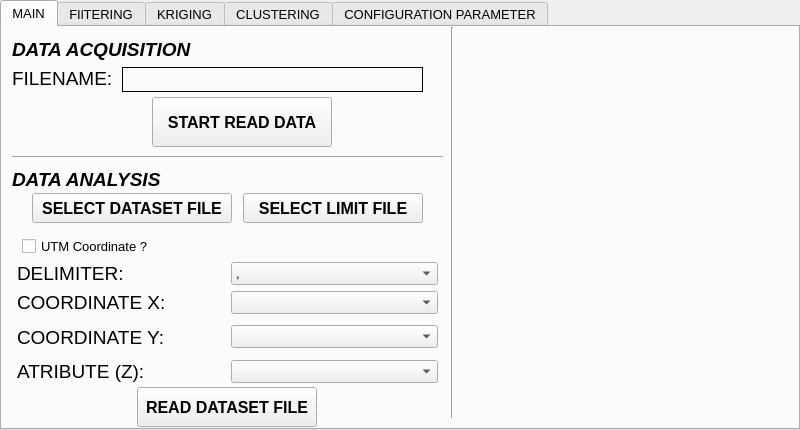
<?xml version="1.0" encoding="UTF-8"?>
<ui version="4.0">
 <class>dagapy</class>
 <widget class="QTabWidget" name="dagapy">
  <property name="geometry">
   <rect>
    <x>0</x>
    <y>0</y>
    <width>800</width>
    <height>430</height>
   </rect>
  </property>
  <property name="font">
   <font>
    <pointsize>10</pointsize>
   </font>
  </property>
  <property name="windowTitle">
   <string>DAGAPy</string>
  </property>
  <property name="windowIcon">
   <iconset>
    <normaloff>icon.png</normaloff>icon.png</iconset>
  </property>
  <property name="currentIndex">
   <number>0</number>
  </property>
  <widget class="QWidget" name="main">
   <attribute name="title">
    <string>MAIN</string>
   </attribute>
   <widget class="Line" name="line_3">
    <property name="geometry">
     <rect>
      <x>10</x>
      <y>120</y>
      <width>431</width>
      <height>20</height>
     </rect>
    </property>
    <property name="orientation">
     <enum>Qt::Horizontal</enum>
    </property>
   </widget>
   <widget class="QLabel" name="label_27">
    <property name="geometry">
     <rect>
      <x>10</x>
      <y>30</y>
      <width>101</width>
      <height>42</height>
     </rect>
    </property>
    <property name="font">
     <font>
      <pointsize>14</pointsize>
      <weight>50</weight>
      <italic>false</italic>
      <bold>false</bold>
     </font>
    </property>
    <property name="text">
     <string>FILENAME:</string>
    </property>
   </widget>
   <widget class="QPushButton" name="start_read">
    <property name="geometry">
     <rect>
      <x>150</x>
      <y>70</y>
      <width>180</width>
      <height>50</height>
     </rect>
    </property>
    <property name="minimumSize">
     <size>
      <width>180</width>
      <height>50</height>
     </size>
    </property>
    <property name="maximumSize">
     <size>
      <width>180</width>
      <height>50</height>
     </size>
    </property>
    <property name="font">
     <font>
      <pointsize>12</pointsize>
      <weight>75</weight>
      <italic>false</italic>
      <bold>true</bold>
     </font>
    </property>
    <property name="text">
     <string>START READ DATA</string>
    </property>
   </widget>
   <widget class="QLabel" name="label_44">
    <property name="geometry">
     <rect>
      <x>10</x>
      <y>10</y>
      <width>271</width>
      <height>25</height>
     </rect>
    </property>
    <property name="font">
     <font>
      <pointsize>14</pointsize>
      <weight>75</weight>
      <italic>true</italic>
      <bold>true</bold>
     </font>
    </property>
    <property name="text">
     <string>DATA ACQUISITION</string>
    </property>
   </widget>
   <widget class="QLabel" name="label_54">
    <property name="geometry">
     <rect>
      <x>10</x>
      <y>140</y>
      <width>231</width>
      <height>25</height>
     </rect>
    </property>
    <property name="font">
     <font>
      <pointsize>14</pointsize>
      <weight>75</weight>
      <italic>true</italic>
      <bold>true</bold>
     </font>
    </property>
    <property name="text">
     <string>DATA ANALYSIS</string>
    </property>
   </widget>
   <widget class="QLabel" name="file_write">
    <property name="geometry">
     <rect>
      <x>120</x>
      <y>40</y>
      <width>301</width>
      <height>25</height>
     </rect>
    </property>
    <property name="minimumSize">
     <size>
      <width>0</width>
      <height>25</height>
     </size>
    </property>
    <property name="maximumSize">
     <size>
      <width>16777215</width>
      <height>25</height>
     </size>
    </property>
    <property name="font">
     <font>
      <pointsize>10</pointsize>
     </font>
    </property>
    <property name="frameShape">
     <enum>QFrame::Box</enum>
    </property>
    <property name="text">
     <string/>
    </property>
   </widget>
   <widget class="Line" name="line_7">
    <property name="geometry">
     <rect>
      <x>420</x>
      <y>0</y>
      <width>61</width>
      <height>391</height>
     </rect>
    </property>
    <property name="orientation">
     <enum>Qt::Vertical</enum>
    </property>
   </widget>
   <widget class="QPushButton" name="read_file">
    <property name="geometry">
     <rect>
      <x>135</x>
      <y>360</y>
      <width>180</width>
      <height>40</height>
     </rect>
    </property>
    <property name="minimumSize">
     <size>
      <width>150</width>
      <height>40</height>
     </size>
    </property>
    <property name="maximumSize">
     <size>
      <width>180</width>
      <height>40</height>
     </size>
    </property>
    <property name="font">
     <font>
      <pointsize>12</pointsize>
      <weight>75</weight>
      <italic>false</italic>
      <bold>true</bold>
     </font>
    </property>
    <property name="text">
     <string>READ DATASET FILE</string>
    </property>
   </widget>
   <widget class="QWidget" name="layoutWidget">
    <property name="geometry">
     <rect>
      <x>15</x>
      <y>235</y>
      <width>421</width>
      <height>121</height>
     </rect>
    </property>
    <layout class="QGridLayout" name="gridLayout">
     <item row="2" column="1" rowspan="2">
      <widget class="QComboBox" name="longi"/>
     </item>
     <item row="4" column="1">
      <widget class="QComboBox" name="atribute"/>
     </item>
     <item row="1" column="0">
      <widget class="QLabel" name="label_30">
       <property name="font">
        <font>
         <pointsize>14</pointsize>
         <weight>50</weight>
         <italic>false</italic>
         <bold>false</bold>
        </font>
       </property>
       <property name="text">
        <string>COORDINATE X:</string>
       </property>
      </widget>
     </item>
     <item row="1" column="1">
      <widget class="QComboBox" name="lat"/>
     </item>
     <item row="4" column="0">
      <widget class="QLabel" name="label_32">
       <property name="font">
        <font>
         <pointsize>14</pointsize>
         <weight>50</weight>
         <italic>false</italic>
         <bold>false</bold>
        </font>
       </property>
       <property name="text">
        <string>ATRIBUTE (Z):</string>
       </property>
      </widget>
     </item>
     <item row="2" column="0" rowspan="2">
      <widget class="QLabel" name="label_31">
       <property name="font">
        <font>
         <pointsize>14</pointsize>
         <weight>50</weight>
         <italic>false</italic>
         <bold>false</bold>
        </font>
       </property>
       <property name="text">
        <string>COORDINATE Y:</string>
       </property>
      </widget>
     </item>
     <item row="0" column="0">
      <widget class="QLabel" name="label_33">
       <property name="font">
        <font>
         <pointsize>14</pointsize>
         <weight>50</weight>
         <italic>false</italic>
         <bold>false</bold>
        </font>
       </property>
       <property name="text">
        <string>DELIMITER:</string>
       </property>
      </widget>
     </item>
     <item row="0" column="1">
      <widget class="QComboBox" name="delimiter">
       <item>
        <property name="text">
         <string>,</string>
        </property>
       </item>
       <item>
        <property name="text">
         <string>;</string>
        </property>
       </item>
       <item>
        <property name="text">
         <string/>
        </property>
       </item>
      </widget>
     </item>
    </layout>
   </widget>
   <widget class="QCheckBox" name="utm_check">
    <property name="geometry">
     <rect>
      <x>20</x>
      <y>210</y>
      <width>136</width>
      <height>18</height>
     </rect>
    </property>
    <property name="text">
     <string>UTM Coordinate ?</string>
    </property>
   </widget>
   <widget class="mplwidget" name="wdgt_main" native="true">
    <property name="geometry">
     <rect>
      <x>470</x>
      <y>20</y>
      <width>306</width>
      <height>351</height>
     </rect>
    </property>
   </widget>
   <widget class="QWidget" name="layoutWidget">
    <property name="geometry">
     <rect>
      <x>25</x>
      <y>165</y>
      <width>401</width>
      <height>32</height>
     </rect>
    </property>
    <layout class="QHBoxLayout" name="horizontalLayout_3">
     <item>
      <widget class="QPushButton" name="select_file">
       <property name="minimumSize">
        <size>
         <width>200</width>
         <height>30</height>
        </size>
       </property>
       <property name="maximumSize">
        <size>
         <width>180</width>
         <height>30</height>
        </size>
       </property>
       <property name="font">
        <font>
         <pointsize>12</pointsize>
         <weight>75</weight>
         <italic>false</italic>
         <bold>true</bold>
        </font>
       </property>
       <property name="text">
        <string>SELECT DATASET FILE</string>
       </property>
      </widget>
     </item>
     <item>
      <widget class="QPushButton" name="select_limit_file">
       <property name="minimumSize">
        <size>
         <width>150</width>
         <height>30</height>
        </size>
       </property>
       <property name="maximumSize">
        <size>
         <width>180</width>
         <height>30</height>
        </size>
       </property>
       <property name="font">
        <font>
         <pointsize>12</pointsize>
         <weight>75</weight>
         <italic>false</italic>
         <bold>true</bold>
        </font>
       </property>
       <property name="text">
        <string>SELECT LIMIT FILE</string>
       </property>
      </widget>
     </item>
    </layout>
   </widget>
   <zorder>layoutWidget</zorder>
   <zorder>layoutWidget</zorder>
   <zorder>line_3</zorder>
   <zorder>label_27</zorder>
   <zorder>start_read</zorder>
   <zorder>label_44</zorder>
   <zorder>label_54</zorder>
   <zorder>file_write</zorder>
   <zorder>line_7</zorder>
   <zorder>read_file</zorder>
   <zorder>utm_check</zorder>
   <zorder>wdgt_main</zorder>
  </widget>
  <widget class="QWidget" name="filter">
   <attribute name="title">
    <string>FIlTERING</string>
   </attribute>
   <widget class="QPushButton" name="fil_run">
    <property name="geometry">
     <rect>
      <x>290</x>
      <y>350</y>
      <width>180</width>
      <height>50</height>
     </rect>
    </property>
    <property name="minimumSize">
     <size>
      <width>180</width>
      <height>50</height>
     </size>
    </property>
    <property name="maximumSize">
     <size>
      <width>180</width>
      <height>50</height>
     </size>
    </property>
    <property name="font">
     <font>
      <pointsize>12</pointsize>
      <weight>75</weight>
      <italic>false</italic>
      <bold>true</bold>
     </font>
    </property>
    <property name="text">
     <string>PROCESS FILTERING</string>
    </property>
   </widget>
   <widget class="QWidget" name="layoutWidget">
    <property name="geometry">
     <rect>
      <x>15</x>
      <y>5</y>
      <width>766</width>
      <height>341</height>
     </rect>
    </property>
    <layout class="QHBoxLayout" name="horizontalLayout_2">
     <item>
      <widget class="mplwidget" name="wdgt_hist_before" native="true"/>
     </item>
     <item>
      <widget class="mplwidget" name="wdgt_hist_filter" native="true"/>
     </item>
    </layout>
   </widget>
  </widget>
  <widget class="QWidget" name="kriging">
   <attribute name="title">
    <string>KRIGING</string>
   </attribute>
   <widget class="QSplitter" name="splitter_14">
    <property name="geometry">
     <rect>
      <x>310</x>
      <y>10</y>
      <width>290</width>
      <height>0</height>
     </rect>
    </property>
    <property name="orientation">
     <enum>Qt::Vertical</enum>
    </property>
    <widget class="QSplitter" name="splitter_3">
     <property name="orientation">
      <enum>Qt::Horizontal</enum>
     </property>
    </widget>
   </widget>
   <widget class="Line" name="line_5">
    <property name="geometry">
     <rect>
      <x>250</x>
      <y>10</y>
      <width>46</width>
      <height>376</height>
     </rect>
    </property>
    <property name="orientation">
     <enum>Qt::Vertical</enum>
    </property>
   </widget>
   <widget class="QPushButton" name="show_grid">
    <property name="geometry">
     <rect>
      <x>30</x>
      <y>165</y>
      <width>200</width>
      <height>60</height>
     </rect>
    </property>
    <property name="minimumSize">
     <size>
      <width>200</width>
      <height>60</height>
     </size>
    </property>
    <property name="maximumSize">
     <size>
      <width>200</width>
      <height>60</height>
     </size>
    </property>
    <property name="font">
     <font>
      <pointsize>12</pointsize>
      <weight>50</weight>
      <italic>false</italic>
      <bold>false</bold>
     </font>
    </property>
    <property name="text">
     <string>SHOW GRID</string>
    </property>
   </widget>
   <widget class="QPushButton" name="show_krig_error">
    <property name="geometry">
     <rect>
      <x>30</x>
      <y>305</y>
      <width>200</width>
      <height>60</height>
     </rect>
    </property>
    <property name="minimumSize">
     <size>
      <width>200</width>
      <height>60</height>
     </size>
    </property>
    <property name="maximumSize">
     <size>
      <width>200</width>
      <height>60</height>
     </size>
    </property>
    <property name="font">
     <font>
      <pointsize>12</pointsize>
      <weight>50</weight>
      <italic>false</italic>
      <bold>false</bold>
     </font>
    </property>
    <property name="text">
     <string>SHOW STD MAP</string>
    </property>
   </widget>
   <widget class="QPushButton" name="show_semiv">
    <property name="geometry">
     <rect>
      <x>30</x>
      <y>95</y>
      <width>200</width>
      <height>60</height>
     </rect>
    </property>
    <property name="minimumSize">
     <size>
      <width>200</width>
      <height>60</height>
     </size>
    </property>
    <property name="maximumSize">
     <size>
      <width>200</width>
      <height>60</height>
     </size>
    </property>
    <property name="font">
     <font>
      <pointsize>12</pointsize>
      <weight>50</weight>
      <italic>false</italic>
      <bold>false</bold>
     </font>
    </property>
    <property name="text">
     <string>SHOW SEMIVARIOGRAM</string>
    </property>
   </widget>
   <widget class="QPushButton" name="show_krig_value">
    <property name="geometry">
     <rect>
      <x>30</x>
      <y>235</y>
      <width>200</width>
      <height>60</height>
     </rect>
    </property>
    <property name="minimumSize">
     <size>
      <width>200</width>
      <height>60</height>
     </size>
    </property>
    <property name="maximumSize">
     <size>
      <width>200</width>
      <height>60</height>
     </size>
    </property>
    <property name="font">
     <font>
      <pointsize>12</pointsize>
      <weight>50</weight>
      <italic>false</italic>
      <bold>false</bold>
     </font>
    </property>
    <property name="text">
     <string>SHOW VARIABLE MAP</string>
    </property>
   </widget>
   <widget class="QPushButton" name="krig_run">
    <property name="geometry">
     <rect>
      <x>30</x>
      <y>25</y>
      <width>200</width>
      <height>60</height>
     </rect>
    </property>
    <property name="minimumSize">
     <size>
      <width>200</width>
      <height>60</height>
     </size>
    </property>
    <property name="maximumSize">
     <size>
      <width>200</width>
      <height>60</height>
     </size>
    </property>
    <property name="font">
     <font>
      <pointsize>12</pointsize>
      <weight>50</weight>
      <italic>false</italic>
      <bold>false</bold>
     </font>
    </property>
    <property name="text">
     <string>PROCESS KRIGING</string>
    </property>
   </widget>
   <widget class="mplwidget" name="wdgt_krig" native="true">
    <property name="geometry">
     <rect>
      <x>305</x>
      <y>20</y>
      <width>471</width>
      <height>366</height>
     </rect>
    </property>
   </widget>
   <zorder>splitter_14</zorder>
   <zorder>line_5</zorder>
   <zorder>show_krig_error</zorder>
   <zorder>show_grid</zorder>
   <zorder>show_semiv</zorder>
   <zorder>show_krig_value</zorder>
   <zorder>krig_run</zorder>
   <zorder>wdgt_krig</zorder>
  </widget>
  <widget class="QWidget" name="clustering">
   <attribute name="title">
    <string>CLUSTERING</string>
   </attribute>
   <widget class="QSplitter" name="splitter_4">
    <property name="geometry">
     <rect>
      <x>20</x>
      <y>90</y>
      <width>16</width>
      <height>16</height>
     </rect>
    </property>
    <property name="orientation">
     <enum>Qt::Horizontal</enum>
    </property>
   </widget>
   <widget class="QPushButton" name="run_cluster">
    <property name="geometry">
     <rect>
      <x>340</x>
      <y>335</y>
      <width>180</width>
      <height>60</height>
     </rect>
    </property>
    <property name="minimumSize">
     <size>
      <width>180</width>
      <height>60</height>
     </size>
    </property>
    <property name="maximumSize">
     <size>
      <width>180</width>
      <height>60</height>
     </size>
    </property>
    <property name="font">
     <font>
      <pointsize>12</pointsize>
     </font>
    </property>
    <property name="text">
     <string>PROCESS CLUSTERING </string>
    </property>
   </widget>
   <widget class="mplwidget" name="wdgt_cluster" native="true">
    <property name="geometry">
     <rect>
      <x>15</x>
      <y>5</y>
      <width>761</width>
      <height>316</height>
     </rect>
    </property>
   </widget>
  </widget>
  <widget class="QWidget" name="option">
   <attribute name="title">
    <string>CONFIGURATION PARAMETER</string>
   </attribute>
   <widget class="QLabel" name="label_41">
    <property name="geometry">
     <rect>
      <x>30</x>
      <y>10</y>
      <width>151</width>
      <height>25</height>
     </rect>
    </property>
    <property name="font">
     <font>
      <pointsize>14</pointsize>
      <weight>75</weight>
      <italic>true</italic>
      <bold>true</bold>
     </font>
    </property>
    <property name="text">
     <string> FILTERING</string>
    </property>
   </widget>
   <widget class="QLabel" name="label_48">
    <property name="geometry">
     <rect>
      <x>350</x>
      <y>300</y>
      <width>171</width>
      <height>25</height>
     </rect>
    </property>
    <property name="font">
     <font>
      <pointsize>14</pointsize>
      <weight>75</weight>
      <italic>true</italic>
      <bold>true</bold>
     </font>
    </property>
    <property name="text">
     <string>CLUSTERING</string>
    </property>
    <property name="textFormat">
     <enum>Qt::AutoText</enum>
    </property>
   </widget>
   <widget class="QLabel" name="label_49">
    <property name="geometry">
     <rect>
      <x>440</x>
      <y>10</y>
      <width>171</width>
      <height>25</height>
     </rect>
    </property>
    <property name="font">
     <font>
      <pointsize>14</pointsize>
      <weight>75</weight>
      <italic>true</italic>
      <bold>true</bold>
     </font>
    </property>
    <property name="text">
     <string>KRIGING</string>
    </property>
   </widget>
   <widget class="Line" name="line">
    <property name="geometry">
     <rect>
      <x>0</x>
      <y>280</y>
      <width>791</width>
      <height>20</height>
     </rect>
    </property>
    <property name="orientation">
     <enum>Qt::Horizontal</enum>
    </property>
   </widget>
   <widget class="Line" name="line_2">
    <property name="geometry">
     <rect>
      <x>390</x>
      <y>10</y>
      <width>41</width>
      <height>261</height>
     </rect>
    </property>
    <property name="orientation">
     <enum>Qt::Vertical</enum>
    </property>
   </widget>
   <widget class="QWidget" name="layoutWidget">
    <property name="geometry">
     <rect>
      <x>31</x>
      <y>40</y>
      <width>351</width>
      <height>226</height>
     </rect>
    </property>
    <layout class="QGridLayout" name="gridLayout_3">
     <item row="0" column="0">
      <widget class="QLabel" name="label_23">
       <property name="font">
        <font>
         <pointsize>14</pointsize>
         <weight>50</weight>
         <italic>false</italic>
         <bold>false</bold>
        </font>
       </property>
       <property name="text">
        <string>LOWER THRESHOLD:</string>
       </property>
      </widget>
     </item>
     <item row="0" column="1">
      <widget class="QDoubleSpinBox" name="minVal">
       <property name="minimumSize">
        <size>
         <width>80</width>
         <height>40</height>
        </size>
       </property>
       <property name="maximumSize">
        <size>
         <width>80</width>
         <height>40</height>
        </size>
       </property>
       <property name="font">
        <font>
         <pointsize>14</pointsize>
         <weight>75</weight>
         <italic>true</italic>
         <bold>true</bold>
        </font>
       </property>
       <property name="decimals">
        <number>1</number>
       </property>
       <property name="minimum">
        <double>0.000000000000000</double>
       </property>
       <property name="maximum">
        <double>1000000000.000000000000000</double>
       </property>
       <property name="singleStep">
        <double>0.100000000000000</double>
       </property>
       <property name="value">
        <double>0.500000000000000</double>
       </property>
      </widget>
     </item>
     <item row="1" column="0">
      <widget class="QLabel" name="label_24">
       <property name="font">
        <font>
         <pointsize>14</pointsize>
         <weight>50</weight>
         <italic>false</italic>
         <bold>false</bold>
        </font>
       </property>
       <property name="text">
        <string>UPPER THRESHOLD:</string>
       </property>
      </widget>
     </item>
     <item row="1" column="1">
      <widget class="QDoubleSpinBox" name="maxVal">
       <property name="minimumSize">
        <size>
         <width>80</width>
         <height>40</height>
        </size>
       </property>
       <property name="maximumSize">
        <size>
         <width>80</width>
         <height>40</height>
        </size>
       </property>
       <property name="font">
        <font>
         <pointsize>14</pointsize>
         <weight>75</weight>
         <italic>true</italic>
         <bold>true</bold>
        </font>
       </property>
       <property name="decimals">
        <number>1</number>
       </property>
       <property name="minimum">
        <double>0.000000000000000</double>
       </property>
       <property name="maximum">
        <double>1000000000.000000000000000</double>
       </property>
       <property name="singleStep">
        <double>0.100000000000000</double>
       </property>
       <property name="value">
        <double>8.000000000000000</double>
       </property>
      </widget>
     </item>
     <item row="2" column="0">
      <widget class="QLabel" name="label_38">
       <property name="font">
        <font>
         <pointsize>14</pointsize>
         <weight>50</weight>
         <italic>false</italic>
         <bold>false</bold>
        </font>
       </property>
       <property name="text">
        <string>SD FACTOR:</string>
       </property>
      </widget>
     </item>
     <item row="2" column="1">
      <widget class="QDoubleSpinBox" name="sd_ratio">
       <property name="minimumSize">
        <size>
         <width>80</width>
         <height>40</height>
        </size>
       </property>
       <property name="maximumSize">
        <size>
         <width>80</width>
         <height>35</height>
        </size>
       </property>
       <property name="font">
        <font>
         <pointsize>14</pointsize>
         <weight>75</weight>
         <italic>true</italic>
         <bold>true</bold>
        </font>
       </property>
       <property name="decimals">
        <number>1</number>
       </property>
       <property name="minimum">
        <double>0.500000000000000</double>
       </property>
       <property name="maximum">
        <double>5.000000000000000</double>
       </property>
       <property name="singleStep">
        <double>0.100000000000000</double>
       </property>
       <property name="value">
        <double>2.500000000000000</double>
       </property>
      </widget>
     </item>
     <item row="3" column="0">
      <widget class="QLabel" name="label_39">
       <property name="font">
        <font>
         <pointsize>14</pointsize>
         <weight>50</weight>
         <italic>false</italic>
         <bold>false</bold>
        </font>
       </property>
       <property name="text">
        <string>MEDIAN FACTOR:</string>
       </property>
      </widget>
     </item>
     <item row="3" column="1">
      <widget class="QDoubleSpinBox" name="median_ratio">
       <property name="minimumSize">
        <size>
         <width>80</width>
         <height>40</height>
        </size>
       </property>
       <property name="maximumSize">
        <size>
         <width>80</width>
         <height>35</height>
        </size>
       </property>
       <property name="font">
        <font>
         <pointsize>14</pointsize>
         <weight>75</weight>
         <italic>true</italic>
         <bold>true</bold>
        </font>
       </property>
       <property name="decimals">
        <number>2</number>
       </property>
       <property name="minimum">
        <double>0.000000000000000</double>
       </property>
       <property name="maximum">
        <double>1.000000000000000</double>
       </property>
       <property name="singleStep">
        <double>0.050000000000000</double>
       </property>
       <property name="value">
        <double>0.250000000000000</double>
       </property>
      </widget>
     </item>
     <item row="4" column="0">
      <widget class="QLabel" name="label_42">
       <property name="font">
        <font>
         <pointsize>14</pointsize>
         <weight>50</weight>
         <italic>false</italic>
         <bold>false</bold>
        </font>
       </property>
       <property name="text">
        <string>NEIGHBOR DISTANCE (M):</string>
       </property>
      </widget>
     </item>
     <item row="4" column="1">
      <widget class="QSpinBox" name="neig_dist">
       <property name="minimumSize">
        <size>
         <width>80</width>
         <height>40</height>
        </size>
       </property>
       <property name="maximumSize">
        <size>
         <width>80</width>
         <height>35</height>
        </size>
       </property>
       <property name="font">
        <font>
         <pointsize>14</pointsize>
         <weight>75</weight>
         <italic>true</italic>
         <bold>true</bold>
        </font>
       </property>
       <property name="minimum">
        <number>5</number>
       </property>
       <property name="maximum">
        <number>50</number>
       </property>
       <property name="value">
        <number>20</number>
       </property>
      </widget>
     </item>
    </layout>
   </widget>
   <widget class="QWidget" name="layoutWidget">
    <property name="geometry">
     <rect>
      <x>440</x>
      <y>37</y>
      <width>311</width>
      <height>221</height>
     </rect>
    </property>
    <layout class="QGridLayout" name="gridLayout_4">
     <item row="0" column="0">
      <widget class="QLabel" name="label_47">
       <property name="font">
        <font>
         <pointsize>14</pointsize>
         <weight>50</weight>
         <bold>false</bold>
        </font>
       </property>
       <property name="text">
        <string>LAG DIST. FACTOR:</string>
       </property>
      </widget>
     </item>
     <item row="0" column="1">
      <widget class="QDoubleSpinBox" name="max_dist">
       <property name="minimumSize">
        <size>
         <width>80</width>
         <height>40</height>
        </size>
       </property>
       <property name="maximumSize">
        <size>
         <width>80</width>
         <height>40</height>
        </size>
       </property>
       <property name="font">
        <font>
         <pointsize>14</pointsize>
         <weight>75</weight>
         <italic>true</italic>
         <bold>true</bold>
        </font>
       </property>
       <property name="decimals">
        <number>1</number>
       </property>
       <property name="minimum">
        <double>0.100000000000000</double>
       </property>
       <property name="maximum">
        <double>1.000000000000000</double>
       </property>
       <property name="singleStep">
        <double>0.100000000000000</double>
       </property>
       <property name="value">
        <double>0.600000000000000</double>
       </property>
      </widget>
     </item>
     <item row="1" column="0">
      <widget class="QLabel" name="label_51">
       <property name="font">
        <font>
         <pointsize>14</pointsize>
         <weight>50</weight>
         <bold>false</bold>
        </font>
       </property>
       <property name="text">
        <string># OF LAGS :</string>
       </property>
      </widget>
     </item>
     <item row="1" column="1">
      <widget class="QSpinBox" name="lag">
       <property name="minimumSize">
        <size>
         <width>80</width>
         <height>40</height>
        </size>
       </property>
       <property name="maximumSize">
        <size>
         <width>80</width>
         <height>40</height>
        </size>
       </property>
       <property name="font">
        <font>
         <pointsize>14</pointsize>
         <weight>75</weight>
         <italic>true</italic>
         <bold>true</bold>
        </font>
       </property>
       <property name="minimum">
        <number>5</number>
       </property>
       <property name="maximum">
        <number>50</number>
       </property>
       <property name="value">
        <number>15</number>
       </property>
      </widget>
     </item>
     <item row="2" column="0">
      <widget class="QLabel" name="label_52">
       <property name="font">
        <font>
         <pointsize>14</pointsize>
         <weight>50</weight>
         <bold>false</bold>
        </font>
       </property>
       <property name="text">
        <string># OF NEIGHBOR:</string>
       </property>
      </widget>
     </item>
     <item row="2" column="1">
      <widget class="QSpinBox" name="neig">
       <property name="minimumSize">
        <size>
         <width>80</width>
         <height>40</height>
        </size>
       </property>
       <property name="maximumSize">
        <size>
         <width>80</width>
         <height>40</height>
        </size>
       </property>
       <property name="font">
        <font>
         <pointsize>14</pointsize>
         <weight>75</weight>
         <italic>true</italic>
         <bold>true</bold>
        </font>
       </property>
       <property name="minimum">
        <number>4</number>
       </property>
       <property name="maximum">
        <number>50</number>
       </property>
       <property name="value">
        <number>16</number>
       </property>
      </widget>
     </item>
     <item row="3" column="0">
      <widget class="QLabel" name="label_36">
       <property name="font">
        <font>
         <pointsize>14</pointsize>
         <weight>50</weight>
         <bold>false</bold>
        </font>
       </property>
       <property name="text">
        <string>GRID SIZE (M):</string>
       </property>
      </widget>
     </item>
     <item row="3" column="1">
      <widget class="QSpinBox" name="gridsize">
       <property name="minimumSize">
        <size>
         <width>80</width>
         <height>40</height>
        </size>
       </property>
       <property name="maximumSize">
        <size>
         <width>80</width>
         <height>40</height>
        </size>
       </property>
       <property name="font">
        <font>
         <pointsize>14</pointsize>
         <weight>75</weight>
         <italic>true</italic>
         <bold>true</bold>
        </font>
       </property>
       <property name="minimum">
        <number>1</number>
       </property>
       <property name="maximum">
        <number>100</number>
       </property>
       <property name="value">
        <number>10</number>
       </property>
      </widget>
     </item>
    </layout>
   </widget>
   <widget class="QWidget" name="layoutWidget">
    <property name="geometry">
     <rect>
      <x>4</x>
      <y>330</y>
      <width>246</width>
      <height>51</height>
     </rect>
    </property>
    <layout class="QHBoxLayout" name="horizontalLayout">
     <item>
      <widget class="QLabel" name="label_53">
       <property name="font">
        <font>
         <pointsize>14</pointsize>
         <weight>50</weight>
         <italic>false</italic>
         <bold>false</bold>
        </font>
       </property>
       <property name="text">
        <string># OF CLASSES:</string>
       </property>
      </widget>
     </item>
     <item>
      <widget class="QSpinBox" name="n_clust">
       <property name="minimumSize">
        <size>
         <width>80</width>
         <height>40</height>
        </size>
       </property>
       <property name="maximumSize">
        <size>
         <width>80</width>
         <height>40</height>
        </size>
       </property>
       <property name="font">
        <font>
         <pointsize>14</pointsize>
         <weight>75</weight>
         <italic>true</italic>
         <bold>true</bold>
        </font>
       </property>
       <property name="minimum">
        <number>2</number>
       </property>
       <property name="maximum">
        <number>5</number>
       </property>
       <property name="value">
        <number>2</number>
       </property>
      </widget>
     </item>
    </layout>
   </widget>
  </widget>
 </widget>
 <customwidgets>
  <customwidget>
   <class>mplwidget</class>
   <extends>QWidget</extends>
   <header>mplwidget.h</header>
   <container>1</container>
  </customwidget>
 </customwidgets>
 <resources/>
 <connections/>
</ui>
